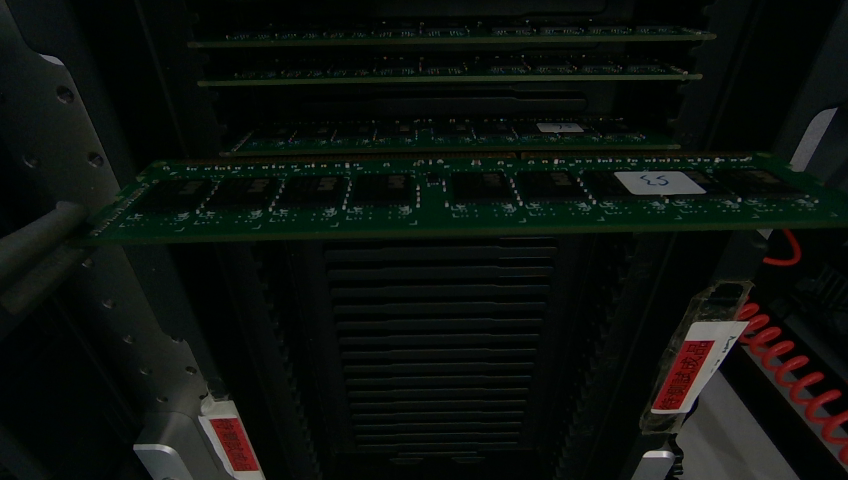
#> input picture shot_inverse_1_Color.png, 848 x 480 px
$ python -i line_c.py   (imports and definitions only)
#> lines starting #> are read from the running program, lines starting #| are printed output that depends on the picture; after the words box and inside, x2 and y2 are one past the last pixel; in counts of white or black regions, pixels touching at a corner belong together
#set PYTHONPATH = /home/adminis/anaconda3/envs/graspnet/bin/python

import cv2
import numpy as np
import matplotlib.pyplot as plt
import copy
import matplotlib.pyplot as plt
import matplotlib.patches as patches
from PIL import Image, ImageStat,ImageEnhance

def brightness( im_file ):
   #im = Image.open(im_file).convert('L')
   im = im_file.convert('L')
   stat = ImageStat.Stat(im)
   return stat.mean[0]

img_path = "shot_inverse_1_Color.png"

def image_infer(img_path):
    ###optimize brightness
#> called with img_path = 'shot_inverse_1_Color.png'
    img_pil = Image.open(img_path)
#> img_pil is the input picture: PIL image 848x480 RGB; mean R, G, B 11.7, 16.5, 12.3
    img = np.asanyarray(img_pil)

    wid = 17 #16

    x1 =  513    #507
    x2 = x1+ wid
    y1 = 148    #145
    y2 = y1+wid

    img1 = img[y1:y2,x1:x2,:]

    i =25
    imgresize=cv2.resize(img1,(i*wid,i*wid))
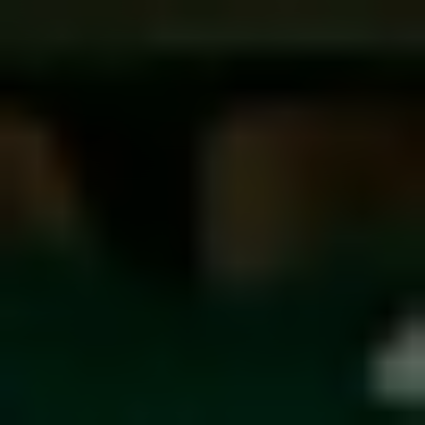
#> imgresize: shape (425, 425, 3); mean of channels 0, 1, 2 10.7, 19.4, 8.5; drawn as R, G, B
    img_copy = copy.deepcopy(imgresize)

    ###optimize brightness
    imgresize = Image.fromarray(imgresize)
    bright_x = 180/brightness(imgresize) #39.4 #nor3:max 16 #180
#> bright_x = 11.56
    opt_bright_img  =  ImageEnhance.Brightness(imgresize).enhance(bright_x)
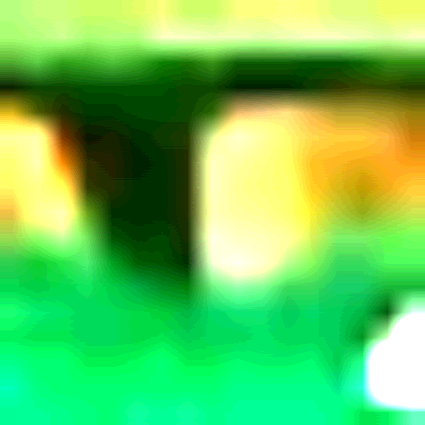
#> opt_bright_img: PIL image 425x425 RGB; mean R, G, B 103.2, 197.7, 88.2
    #print('######################brightness',brightness(opt_bright_img))
    img_br = np.asanyarray(opt_bright_img)
    img_br = cv2.cvtColor(img_br, cv2.COLOR_RGB2BGR)
    '''
    save_name =  sub_path + 'bri'
    save_path = os.path.join(args.output_dir, save_name )
    save_path = save_path + '.png'
    cv2.imwrite(save_path,img_br)
    '''

    '''
    #图像的非线性灰度变换: 幂律变换 (伽马变换)
    normImg = lambda x: 255. * (x-x.min()) / (x.max()-x.min()+1e-6)  # 归一化为 [0,255]
    imgGamma = np.power(img_br, 1.9) #1.9
    img_edges = np.uint8(normImg(imgGamma))
    #cv2.imwrite('cpower' + '.png',edges)
    save_name =  sub_path + 'box'
    save_path = os.path.join(args.output_dir, save_name )
    save_path = save_path + '.png'
    cv2.imwrite(save_path,img_edges)
    '''

    imgray=cv2.cvtColor(img_br,cv2.COLOR_BGR2GRAY)
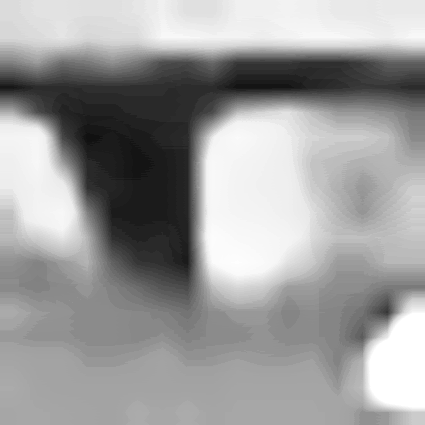
#> imgray: shape (425, 425); min 17, max 255, mean 157

    # 对得到的图像进行形态学操作（闭运算和开运算）
    kernel = np.ones((3, 3), np.uint8)
    #kernel = np.ones((7, 7), np.uint8)
    mask = cv2.morphologyEx(imgray, cv2.MORPH_CLOSE, kernel) #闭运算：表示先进行膨胀操作，再进行腐蚀操作
    #mask = cv2.morphologyEx(mask, cv2.MORPH_OPEN, kernel)   #开运算：表示的是先进行腐蚀，再进行膨胀操作

    _, binary = cv2.threshold(mask, 0, 255, cv2.THRESH_OTSU)
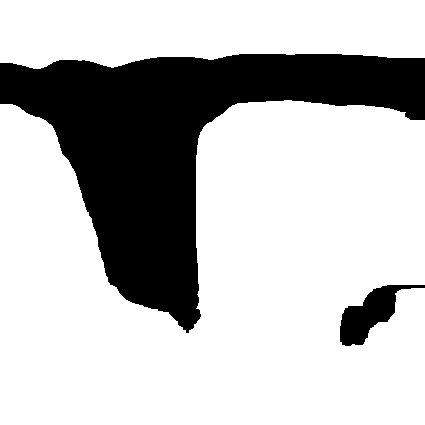
#> binary: shape (425, 425); 74.5% white; 2 black regions, box (x1, y1, x2, y2) and area: (0, 54, 425, 333) 43862, (340, 285, 425, 346) 2109
    ###edges = cv2.Canny(binary, threshold1=50, threshold2=200)
    edges = cv2.Canny(binary, 40, 180, L2gradient=True, apertureSize=3)
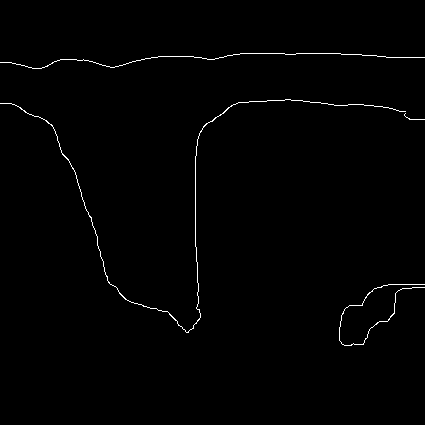
#> edges: shape (425, 425); 0.81% white in thin lines or dots, all inside (x1, y1, x2, y2) = (0, 53, 425, 346)
    #lines_p = cv2.HoughLinesP(edges,1,np.pi/360,10,minLineLength=30,maxLineGap=5)
    lines_p = cv2.HoughLinesP(edges,1,np.pi/360,10,minLineLength=5,maxLineGap=10) #20 5 ##5,10
#> lines_p = 73 rows, first 6: [238, 102, 302, 100], [195, 246, 195, 156], [240, 53, 284, 53], [306, 53, 328, 53], [73, 168, 86, 210], [158, 56, 193, 56]

    vert = 0
    level = 0

    '''
    for i in range(len(lines_p)):
        x_1, y_1, x_2, y_2 = lines_p[i][0]
        cv2.line(img_br, (x_1, y_1), (x_2, y_2), (0, 255, 0), 2)
    '''

    for line in lines_p:
        x1,y1,x2,y2 = line[0]
        #cv2.line(img_br,(x1,y1),(x2,y2),(0,0,255),2)
        cv2.line(mask,(x1,y1),(x2,y2),(0,0,255),2)
        x1 = float(x1)
        x2 = float(x2)
        y1 = float(y1)
        y2 = float(y2)
        #print(x1,x2,y1,y2)
        if x2 - x1 == 0:
            vert += 1
        elif y2 - y1 == 0 :
            level +=1
        else:
            # 计算斜率
            k = -(y2 - y1) / (x2 - x1)
            # 求反正切，再将得到的弧度转换为度
            result = np.arctan(k) * 57.29577
            if -5 < result < 5: level +=1
            if 80 < result < 90: vert +=1
#> this loop made 73 passes
#> (x1, y1, x2, y2, k, result) on passes 1, 5, 8, 12, 14, 16, 17, 20, 21, 22, 24, 25: (238, 102, 302, 100, 0.0312, 1.79), (73, 168, 86, 210, -3.23, -72.8), (97, 242, 109, 283, -3.42, -73.69), (408, 118, 415, 119, -0.143, -8.13), (167, 311, 186, 332, -1.11, -47.86), (202, 128, 231, 105, 0.793, 38.42), (202, 58, 223, 57, 0.0476, 2.73), (111, 67, 152, 57, 0.244, 13.71), (127, 300, 164, 311, -0.297, -16.56), (350, 104, 395, 109, -0.111, -6.34), (9, 62, 39, 68, -0.2, -11.31), (398, 290, 417, 284, 0.316, 17.53)
#> (x1, y1, x2, y2, k) on pass 72: (90, 216, 97, 239, -3.29)
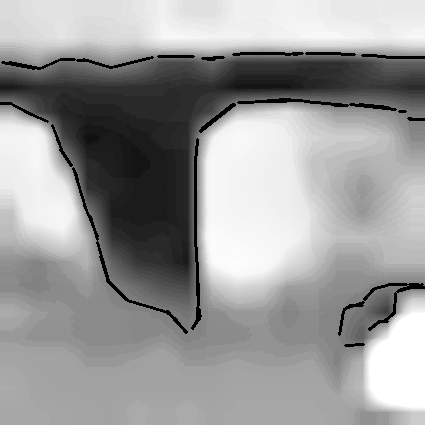
#> mask: shape (425, 425); min 0, max 255, mean 154
    #print('\n')
    #print(img_path,vert,level,vert/(level+0.01))
    #print(vert,level,vert/(level+0.01))

    bound = 60
    area_2 = mask[2*bound:3*bound,:]
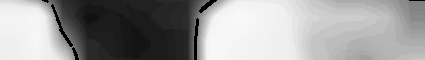
#> area_2: shape (60, 425); min 0, max 250, mean 153.9
    (mean , stddv) = cv2.meanStdDev(area_2)
    flag1 = stddv


    flag = vert/(level+0.01)
    print('Get result:')
    #if flag > 22:
    if flag1 > 58:
        print('inverse')
        return [[0.0]]
    else:
        print('normal')
        return [[1]]

# [2 lines not run here, left out]
    #image_infer(img_path)

>>> result = image_infer('shot_inverse_1_Color.png')
